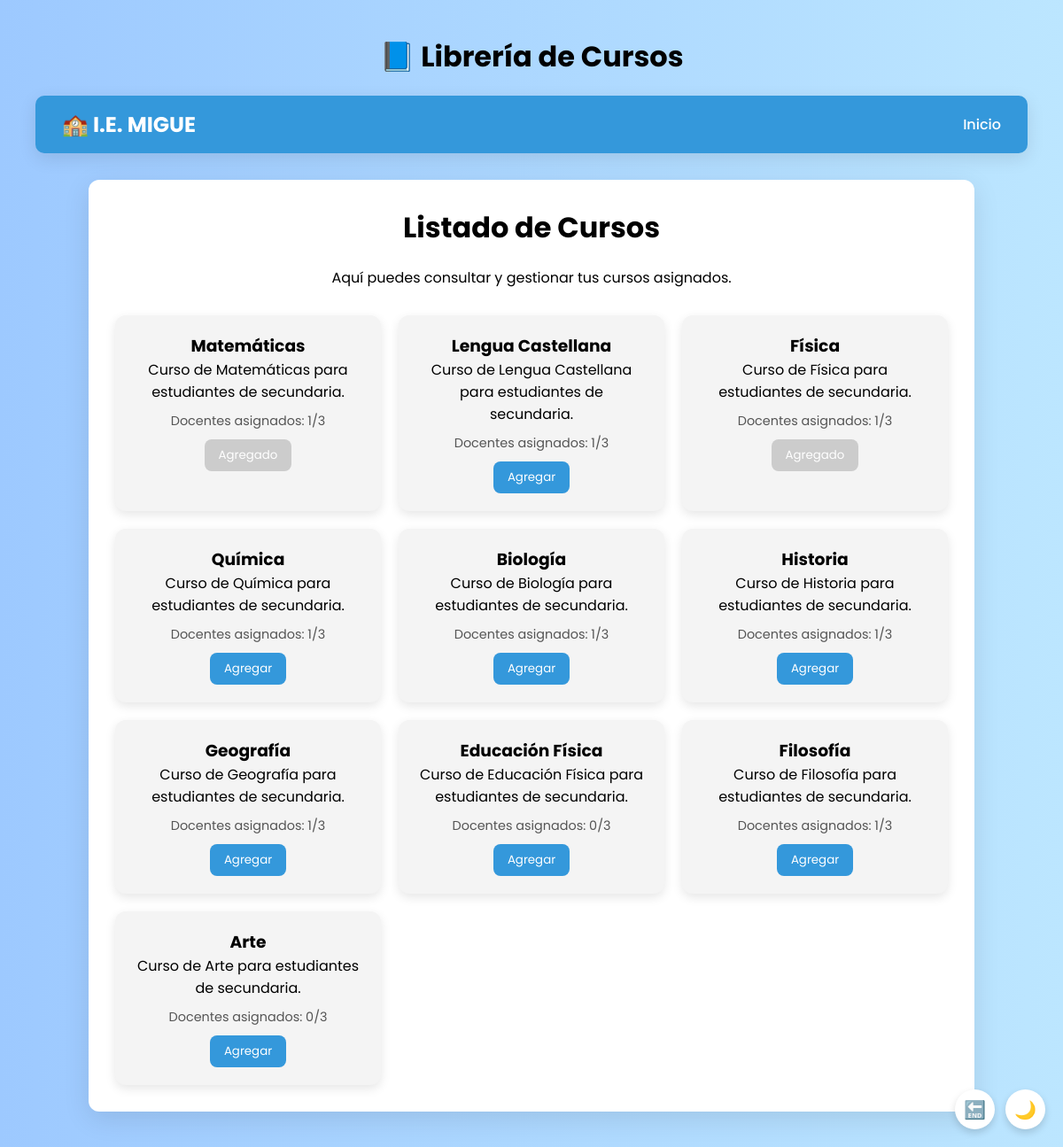
The page /gestionar_cursos/ (signed in) on the database its author committed.
### usuarios/models.py (models this page shows, shortened)
class Curso(models.Model):
    nombre = models.CharField(max_length=100)
    descripcion = models.TextField()
    activo = models.BooleanField(default=True)
    total_unidades = models.PositiveIntegerField(default=3)  # Número de unidades de curso
    unidades_completadas = models.PositiveIntegerField(default=0)  # Unidades completadas por docentes

### usuarios/views.py (the view)
# urls.py: path('gestionar_cursos/', views.libreria_cursos, name='libreria_cursos'),
@login_required
def libreria_cursos(request):
    cursos = Curso.objects.all()
    usuario = request.user
    cursos_asignados = CursoDocente.objects.filter(docente=usuario)
    for curso in cursos:
        curso.agregado = CursoDocente.objects.filter(curso=curso, docente=usuario).exists()
        curso.cursos_asignados = CursoDocente.objects.filter(curso=curso).count()
        curso.completado = curso.unidades_completadas >= curso.total_unidades
    return render(request, 'usuarios/libreria_cursos.html', {
        'cursos': cursos,
    })

### usuarios/templates/usuarios/libreria_cursos.html (shortened to what this page needs)
{% load static %}
{% block content %}
<!DOCTYPE html>
<html lang="es">
<head>
</head>
<body>
  <div class="floating-buttons">
    <form method="POST" action="{% url 'logout' %}">
      <button class="icon-button" title="Cerrar sesión">🔚</button>
    </form>
    <button class="icon-button" onclick="toggleDarkMode()" id="darkToggle" title="Modo oscuro/claro">🌙</button>
  </div>
  <h2>📘 Librería de Cursos</h2>
  <nav class="navbar">
    <div class="logo">🏫 I.E. MIGUE</div>
    <ul class="nav-links">
      <li><a href="{% url 'panel_docentes' %}">Inicio</a></li>
    </ul>
  </nav>
  <div class="container">
    <h1>Listado de Cursos</h1>
    <p style="text-align:center;">Aquí puedes consultar y gestionar tus cursos asignados.</p>
    <div class="curso-grid">
      {% for curso in cursos %}
        <div class="curso-card {% if curso.cursos_asignados >= 3 %}completo{% endif %}">
          <h3>{{ curso.nombre }}</h3>
          {% if curso.cursos_asignados >= 3 %}
            <p style="margin-top: 10px; color: #e74c3c; font-weight: 600;">
              Curso completo (3/3 docentes)
            </p>
          {% else %}
            <p>{{ curso.descripcion }}</p>
            <div class="curso-info">
              Docentes asignados: {{ curso.cursos_asignados }}/3
            </div>
          {% endif %}
          <form class="agregar-curso-form" data-id="{{ curso.id }}">
            <button type="submit" class="agregar-btn"
              {% if curso.agregado or curso.cursos_asignados >= 3 %}disabled{% endif %}>
              {% if curso.agregado %}
                Agregado
              {% elif curso.cursos_asignados >= 3 %}
                No disponible
              {% else %}
                Agregar
              {% endif %}
            </button>
          </form>
        </div>
      {% empty %}
        <p>No hay cursos disponibles.</p>
      {% endfor %}
    </div>
  </div>
</body>
</html>
{% endblock %}

### usuarios/templates/usuarios/libreria_cursos.html (style rules this page uses)
* { margin: 0; padding: 0; box-sizing: border-box; font-family: 'Poppins', sans-serif; }
body { background: linear-gradient(to right, #9dc9ff, #bce6ff); min-height: 100vh; padding: 40px; transition: background 0.4s; }
h1, h2 { text-align: center; margin-bottom: 20px; font-size: 2rem; }
.navbar { display: flex; justify-content: space-between; align-items: center; background-color: #3498db; padding: 15px 30px; border-radius: 10px; margin-bottom: 30px; box-shadow: 0 6px 20px rgba(0,0,0,0.1); }
.navbar .logo { color: white; font-size: 1.5rem; font-weight: bold; }
.navbar .nav-links { list-style: none; display: flex; gap: 20px; }
.navbar .nav-links li a { color: white; text-decoration: none; font-weight: 500; transition: color 0.3s ease; }
.container { max-width: 1000px; margin: 0 auto; background-color: white; padding: 30px; border-radius: 12px; box-shadow: 0 8px 30px rgba(0,0,0,0.1); animation: fadeIn 0.6s ease; }
.floating-buttons { position: fixed; bottom: 20px; right: 20px; display: flex; gap: 12px; z-index: 999; }
.icon-button { background: white; border: none; border-radius: 50%; width: 45px; height: 45px; box-shadow: 0 4px 8px rgba(0,0,0,0.15); font-size: 20px; display: flex; align-items: center; justify-content: center; cursor: pointer; text-decoration: none; color: black; transition: all 0.3s ease; }
.curso-grid { display: grid; grid-template-columns: repeat(auto-fill, minmax(250px, 1fr)); gap: 20px; margin-top: 30px; }
.curso-card { background-color: #f4f4f4; padding: 20px; border-radius: 12px; box-shadow: 0 4px 12px rgba(0, 0, 0, 0.1); text-align: center; }
.agregar-btn { margin-top: 10px; padding: 8px 16px; background-color: #3498db; color: white; border: none; border-radius: 8px; cursor: pointer; transition: background 0.3s ease; }
.agregar-btn:disabled { background-color: #ccc; cursor: not-allowed; }
.curso-info { margin-top: 10px; font-size: 0.9rem; color: #555; }

### rows shown on the page
Curso: nombre "Matemáticas", descripcion "Curso de Matemáticas para estudiantes de secundaria.", cursos_asignados "1", shows "Agregado"
Curso: nombre "Lengua Castellana", descripcion "Curso de Lengua Castellana para estudiantes de secundaria.", cursos_asignados "1", shows "Agregar"
Curso: nombre "Física", descripcion "Curso de Física para estudiantes de secundaria.", cursos_asignados "1", shows "Agregado"
Curso: nombre "Química", descripcion "Curso de Química para estudiantes de secundaria.", cursos_asignados "1", shows "Agregar"
Curso: nombre "Biología", descripcion "Curso de Biología para estudiantes de secundaria.", cursos_asignados "1", shows "Agregar"
Curso: nombre "Historia", descripcion "Curso de Historia para estudiantes de secundaria.", cursos_asignados "1", shows "Agregar"
Curso: nombre "Geografía", descripcion "Curso de Geografía para estudiantes de secundaria.", cursos_asignados "1", shows "Agregar"
Curso: nombre "Educación Física", descripcion "Curso de Educación Física para estudiantes de secundaria.", cursos_asignados "0", shows "Agregar"
Curso: nombre "Filosofía", descripcion "Curso de Filosofía para estudiantes de secundaria.", cursos_asignados "1", shows "Agregar"
Curso: nombre "Arte", descripcion "Curso de Arte para estudiantes de secundaria.", cursos_asignados "0", shows "Agregar"
